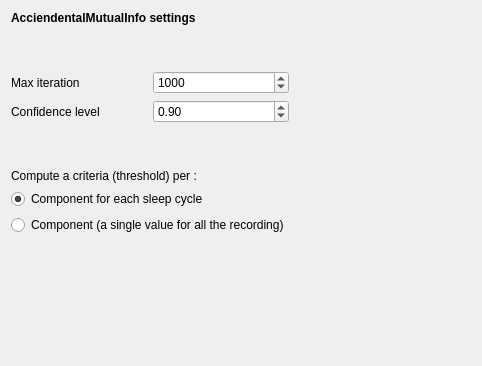
<?xml version="1.0" encoding="UTF-8"?>
<ui version="4.0">
 <class>AccidentalMutualInfoSettingsView</class>
 <widget class="QWidget" name="AccidentalMutualInfoSettingsView">
  <property name="geometry">
   <rect>
    <x>0</x>
    <y>0</y>
    <width>482</width>
    <height>366</height>
   </rect>
  </property>
  <property name="windowTitle">
   <string>Form</string>
  </property>
  <layout class="QHBoxLayout" name="horizontalLayout">
   <item>
    <layout class="QVBoxLayout" name="verticalLayout_2">
     <item>
      <widget class="QLabel" name="Title">
       <property name="font">
        <font>
         <weight>75</weight>
         <bold>true</bold>
        </font>
       </property>
       <property name="text">
        <string>AcciendentalMutualInfo settings</string>
       </property>
       <property name="alignment">
        <set>Qt::AlignLeading|Qt::AlignLeft|Qt::AlignVCenter</set>
       </property>
      </widget>
     </item>
     <item>
      <spacer name="verticalSpacer_3">
       <property name="orientation">
        <enum>Qt::Vertical</enum>
       </property>
       <property name="sizeType">
        <enum>QSizePolicy::Fixed</enum>
       </property>
       <property name="sizeHint" stdset="0">
        <size>
         <width>20</width>
         <height>40</height>
        </size>
       </property>
      </spacer>
     </item>
     <item>
      <layout class="QGridLayout" name="gridLayout">
       <item row="0" column="0">
        <widget class="QLabel" name="label">
         <property name="text">
          <string>Max iteration</string>
         </property>
        </widget>
       </item>
       <item row="1" column="0">
        <widget class="QLabel" name="label_2">
         <property name="minimumSize">
          <size>
           <width>120</width>
           <height>0</height>
          </size>
         </property>
         <property name="text">
          <string>Confidence level</string>
         </property>
        </widget>
       </item>
       <item row="0" column="1">
        <widget class="QSpinBox" name="max_iter_spinBox">
         <property name="maximum">
          <number>1000000</number>
         </property>
         <property name="singleStep">
          <number>50</number>
         </property>
         <property name="value">
          <number>1000</number>
         </property>
        </widget>
       </item>
       <item row="1" column="1">
        <widget class="QDoubleSpinBox" name="p_val_doubleSpinBox">
         <property name="toolTip">
          <string>Value of acceptable error.
Ex : p_val of 0.9 accepts an error of 0.1 on the criteria.</string>
         </property>
         <property name="maximum">
          <double>1.000000000000000</double>
         </property>
         <property name="singleStep">
          <double>0.010000000000000</double>
         </property>
         <property name="value">
          <double>0.900000000000000</double>
         </property>
        </widget>
       </item>
      </layout>
     </item>
     <item>
      <layout class="QVBoxLayout" name="verticalLayout">
       <item>
        <spacer name="verticalSpacer_2">
         <property name="orientation">
          <enum>Qt::Vertical</enum>
         </property>
         <property name="sizeType">
          <enum>QSizePolicy::Fixed</enum>
         </property>
         <property name="sizeHint" stdset="0">
          <size>
           <width>20</width>
           <height>40</height>
          </size>
         </property>
        </spacer>
       </item>
       <item>
        <widget class="QLabel" name="label_3">
         <property name="text">
          <string>Compute a criteria (threshold) per :</string>
         </property>
        </widget>
       </item>
       <item>
        <widget class="QRadioButton" name="cycle_radioButton">
         <property name="text">
          <string>Component for each sleep cycle</string>
         </property>
         <property name="checked">
          <bool>true</bool>
         </property>
        </widget>
       </item>
       <item>
        <widget class="QRadioButton" name="recording_radioButton">
         <property name="text">
          <string>Component (a single value for all the recording)</string>
         </property>
        </widget>
       </item>
      </layout>
     </item>
     <item>
      <spacer name="verticalSpacer">
       <property name="orientation">
        <enum>Qt::Vertical</enum>
       </property>
       <property name="sizeHint" stdset="0">
        <size>
         <width>20</width>
         <height>40</height>
        </size>
       </property>
      </spacer>
     </item>
    </layout>
   </item>
   <item>
    <spacer name="horizontalSpacer">
     <property name="orientation">
      <enum>Qt::Horizontal</enum>
     </property>
     <property name="sizeHint" stdset="0">
      <size>
       <width>102</width>
       <height>20</height>
      </size>
     </property>
    </spacer>
   </item>
  </layout>
 </widget>
 <resources/>
 <connections/>
 <slots>
  <slot>on_choose()</slot>
  <slot>on_input_format_changed()</slot>
  <slot>on_scaling_approach_choose()</slot>
 </slots>
</ui>
